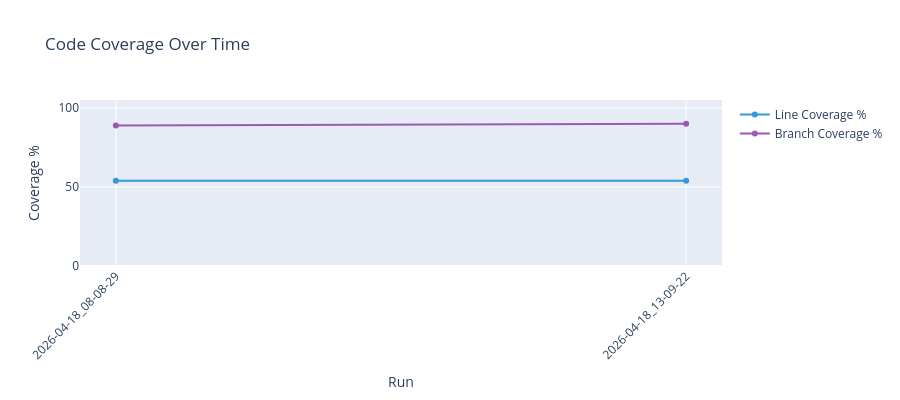
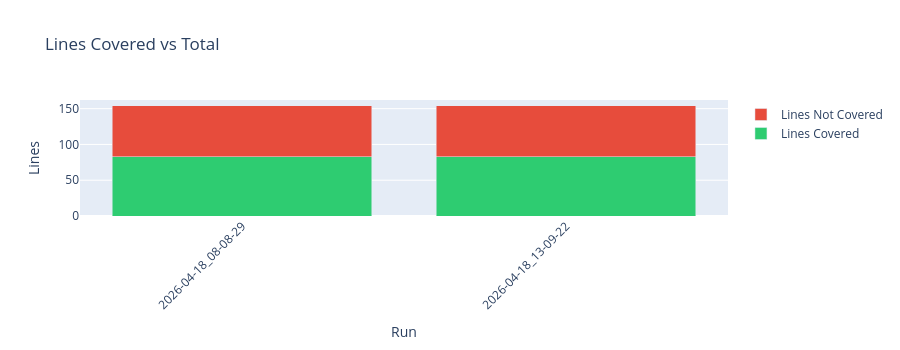

Notebook source saved alongside these figures, in order:
### Markdown cell above
## Code Coverage Over Time

### Code cell
if not df_coverage.empty:
    fig = go.Figure()
    fig.add_scatter(
        x=df_coverage["timestamp"], y=df_coverage["lineRate"] * 100,
        name="Line Coverage %", mode="lines+markers", line=dict(color="#3498db"),
    )
    fig.add_scatter(
        x=df_coverage["timestamp"], y=df_coverage["branchRate"] * 100,
        name="Branch Coverage %", mode="lines+markers", line=dict(color="#9b59b6"),
    )
    fig.update_layout(
        title="Code Coverage Over Time",
        yaxis_title="Coverage %", xaxis_title="Run",
        yaxis_range=[0, 105], xaxis_tickangle=-45, height=400,
    )
    fig.show()

    # Lines covered vs valid
    fig2 = go.Figure()
    fig2.add_bar(x=df_coverage["timestamp"], y=df_coverage["linesCovered"], name="Lines Covered", marker_color="#2ecc71")
    fig2.add_bar(x=df_coverage["timestamp"], y=df_coverage["linesValid"] - df_coverage["linesCovered"], name="Lines Not Covered", marker_color="#e74c3c")
    fig2.update_layout(
        barmode="stack", title="Lines Covered vs Total",
        xaxis_title="Run", yaxis_title="Lines",
        xaxis_tickangle=-45, height=350,
    )
    fig2.show()
else:
    print("No coverage data found.")

### Figure 1 — Plotly figure (JSON) as saved in the notebook; plotly's stock layout.template omitted (floating-point values rounded to 4 significant figures)
{"data": [{"line": {"color": "#3498db"}, "mode": "lines+markers", "name": "Line Coverage %", "type": "scatter", "x": ["2026-04-18_08-08-29", "2026-04-18_13-09-22"], "y": [53.9, 53.9]}, {"line": {"color": "#9b59b6"}, "mode": "lines+markers", "name": "Branch Coverage %", "type": "scatter", "x": ["2026-04-18_08-08-29", "2026-04-18_13-09-22"], "y": [88.89, 90.0]}], "layout": {"height": 400, "title": {"text": "Code Coverage Over Time"}, "xaxis": {"tickangle": -45, "title": {"text": "Run"}}, "yaxis": {"range": [0, 105], "title": {"text": "Coverage %"}}}}

### Figure 2 — Plotly figure (JSON) as saved in the notebook; plotly's stock layout.template omitted (floating-point values rounded to 4 significant figures)
{"data": [{"marker": {"color": "#2ecc71"}, "name": "Lines Covered", "type": "bar", "x": ["2026-04-18_08-08-29", "2026-04-18_13-09-22"], "y": [83, 83]}, {"marker": {"color": "#e74c3c"}, "name": "Lines Not Covered", "type": "bar", "x": ["2026-04-18_08-08-29", "2026-04-18_13-09-22"], "y": [71, 71]}], "layout": {"barmode": "stack", "height": 350, "title": {"text": "Lines Covered vs Total"}, "xaxis": {"tickangle": -45, "title": {"text": "Run"}}, "yaxis": {"title": {"text": "Lines"}}}}
